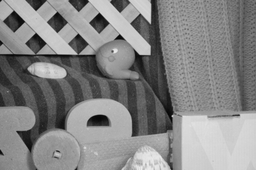
#> input picture code_python/Datasets/other-data-gray/RubberWhale/frame10.png, 256 x 170 px, shrunk from 584 x 388 before the run, found by its file name; its folder holds only this picture in this run
$ python solveSystem.py   (Python 2 division)   (older library calls are emulated)
#> lines starting #> are read from the running program, lines starting #| are printed output that depends on the picture
### code_python/imageflowdriven.py
import NE_method as ID
import subquadraticData as sq
import HS_method as HS
import numpy as np
from matplotlib import pyplot as plt
from scipy import misc, ndimage,sparse, signal
from scipy.sparse.linalg import spsolve
import math
import DataTermMethods as dtm

def makeDiffusionMatrix(s1,s2,grad_w,m,n,eps):
    # Forms the diffusion matrix in the lagged diffusivity iteration
    # Parameters: s1: unit vector normal to image edges
    #             s2: unit vector parallel to image edges
    #            grad_w: flow gradient (derivatives)
    #            m,n: dimensions of image
    #             eps: parameter in the convex penaliser function
    # Returns:   V: Diffusion matrix

    D1 = s1.dot(s1.T)
    D2 = s2.dot(s2.T)

    # Flow derivatives
    grad_u = grad_w[0:2*m*n]
    grad_v = grad_w[2*m*n:4*m*n]
    u_s1 = (s1.T).dot(grad_u)
    u_s2 = (s2.T).dot(grad_u)
    v_s1 = (s1.T).dot(grad_v)
    v_s2 = (s2.T).dot(grad_v)

    # Convex penaliser terms
    psiu1 = sparse.diags(np.divide(np.ones(m*n),(np.sqrt(np.power(u_s1,2)+math.pow(eps,2)))),0)
    psiu2 = sparse.diags(np.divide(np.ones(m*n),(np.sqrt(np.power(u_s2,2)+math.pow(eps,2)))),0)
    psiv1 = sparse.diags(np.divide(np.ones(m*n),(np.sqrt(np.power(v_s1,2)+math.pow(eps,2)))),0)
    psiv2 = sparse.diags(np.divide(np.ones(m*n),(np.sqrt(np.power(v_s2,2)+math.pow(eps,2)))),0)

    # Diffusion matrix "working on" the u-part
    Diff_u = sparse.kron(sparse.eye(2),psiu1).dot(D1) + sparse.kron(sparse.eye(2),psiu2).dot(D2)
    # Diffusion matrix for the v-part
    Diff_v = sparse.kron(sparse.eye(2),psiv1).dot(D1) + sparse.kron(sparse.eye(2),psiv2).dot(D2)

    V = sparse.block_diag((Diff_u,Diff_v),format = "csr")

    return V

def findFlow(g1,g2,m,n,regu,diff_method,data_penalize,separate_pen,mu_regTensor,zeta,eps,gamma,normalize):
    # Finds the flow vector for the image and flow driven method using lagged
    # diffusivity iteration scheme
    # Parameters: g: image
    #             c: time discretization
    #            regu: global scale regularization
    # Returns     w: flow vector
    g = g1
    L = HS.makeLmatrix(m,n)
    # Initial flow values
    w = np.zeros(2*m*n)

    # Directions nomal to edges and parallel to edges
    [s1,s2,trace] = ID.dirDeriv(g,m,n,mu_regTensor)
    # Flow derivatives
    grad_w = L.dot(w)
    # Diffusion matrix
    Dif = makeDiffusionMatrix(s1,s2,grad_w,m,n,eps)
    # Smoothness term, div(Dif*grad(w))
    V = (L.T).dot(Dif.dot(L))

    if data_penalize is 'quadratic':
        [M,b] = dtm.makeQuadraticDataTerm(g1,g2,m,n,diff_method,zeta,gamma,normalize)

        del_w = 1
        iter_nr = 0
        iter_max = 20
        # Lagged Diffusivity iteration:
        while np.max(del_w) > math.pow(10,-4) and iter_nr <iter_max:
            print iter_nr
            iter_nr += 1
            G = M + math.pow(regu,-2)*V
            [G,b] = HS.neumann_boundary(G,b,m,n)
            w_new = spsolve(G,b)
            grad_w = L.dot(w_new)
            Dif = makeDiffusionMatrix(s1,s2,grad_w,m,n,eps)
            V = (L.T).dot(Dif.dot(L))
            del_w = abs(w_new - w)
            w = w_new
        return w

    elif data_penalize is 'subquadratic':
            if separate_pen:
                del_w = 1
                iter_nr = 0
                iter_max = 20
                # Lagged Diffusivity iteration:
                while np.max(del_w) > math.pow(10,-4) and iter_nr <iter_max:
                    print iter_nr
                    iter_nr += 1
                    [M,b] = dtm.makeSeparateSubquadraticDataTerm(w,g1,g2,m,n,diff_method,zeta,eps,gamma,normalize)
                    G = M + math.pow(regu,-2)*V
                    w_new = spsolve(G,b)
                    grad_w = L.dot(w_new)
                    Dif = makeDiffusionMatrix(s1,s2,grad_w,m,n,eps)
                    V = (L.T).dot(Dif.dot(L))
                    del_w = abs(w_new - w)
                    w = w_new
                return w
            else:
                del_w = 1
                iter_nr = 0
                iter_max = 20
                # Lagged Diffusivity iteration:
                while np.max(del_w) > math.pow(10,-4) and iter_nr <iter_max:
                    print iter_nr
                    iter_nr += 1
                    [M,b] = dtm.makeSubquadraticDataTerm(w,g1,g2,m,n,diff_method,zeta,eps,gamma,normalize)
                    G = M + math.pow(regu,-2)*V
                    w_new = spsolve(G,b)
                    grad_w = L.dot(w_new)
                    Dif = makeDiffusionMatrix(s1,s2,grad_w,m,n,eps)
                    V = (L.T).dot(Dif.dot(L))
                    del_w = abs(w_new - w)
                    w = w_new
                return w

### code_python/HS_method.py
from scipy import sparse, signal
import numpy as np
from matplotlib import pyplot as plt
import math


# [148 lines left out: functions secondOrderDerivatives, imageDiff, makeModelTerm, makeDmatrix, not called in this run]

def makeLmatrix(m,n):
    # Forms the L matrix used in the flow derivative approximation.
    # A matrix multipication with Lx and Ly gives the approximation of the
    # derivatives in x- and y-direction assuming neumann boundary conditions.
    # Parameters: m: number of rows in the image
    #             n: number of columns in the image
    # Returns: L: 2-dimensional array of shape 4mn x 2mn. The matrix
    #           multiplication grad_w= L[u,v].T gives a
    #           4mn vector grad_w = [u_x,u_y,v_x,v_y].T
    k = 0.00001
    # Lx = sparse.kron(sparse.eye(n),sparse.hstack((sparse.eye(m),np.zeros((m,m)))),format = 'csr') + sparse.kron(sparse.eye(n),sparse.hstack((np.zeros((m,m)),-sparse.eye(m))), format = 'csr')
    Lx = sparse.diags([-np.ones(m*n),np.ones((n-1)*m)],[0,m],format = 'lil')
    # Lx[:m,:2*m] = np.zeros(m,2*m)
    # Lx[m*(n-1):m*n,m*(n-1):m*n] = np.zeros((m,m))
    Ly1 = sparse.diags([-np.ones(m), np.ones(m-1)],[0,1],format = 'lil')
    # Ly[0,:2] = [0,0]
    # Ly1[m-1,:] = np.zeros(m)
    Ly = sparse.kron(sparse.eye(n),Ly1,format = 'csr')
    L = sparse.kron(sparse.eye(2),sparse.vstack((Lx,Ly)),format = 'csr')
    return L

def neumann_boundary(G,b,m,n):
    neumann_x = sparse.hstack((sparse.diags(-np.ones(m),0),sparse.diags(np.ones(m),0)))
    neumann_y = np.zeros((m,m))
    neumann_y[0,:2] = [-1,1]
    neumann_y[m-1,m-2:m] = [-1,1]
    neumann_y = sparse.kron(sparse.eye(n-2),neumann_y)
    neumann = sparse.block_diag((sparse.diags(-np.ones(m),0),neumann_y,sparse.diags(-np.ones(m),0)),format='lil')
    neumann[:m,m:2*m] = sparse.diags(np.ones(m),0)
    neumann[m*(n-1):m*n,(n-2)*m:(n-1)*m] = sparse.diags(np.ones(m),0)
    elim_y = np.ones(m)
    elim_y[0] = 0
    elim_y[m-1] = 0
    elimination_vector = np.hstack((np.hstack((np.zeros(m),np.kron(np.ones((n-2)),elim_y))),np.zeros(m)))
    elimination_vector = np.kron(np.ones(2),elimination_vector)
    G = sparse.diags(elimination_vector,0).dot(G) + sparse.kron(sparse.eye(2),neumann)
    b = elimination_vector*b
    return G,b

# [9 lines left out: function smoothnessHS, not called in this run]

def forwardDifferenceImage(g,m,n):
    #forwardDifferenceImage Computes approximation of the image gradient using
    #forward difference
    # Boundaries: zero first derivatives


    Lx = sparse.diags([-np.ones(m*n),np.ones((n-1)*m)],[0,m],format = 'lil')
    Lx[m*(n-1):m*n,m*(n-1):m*n] = np.zeros((m,m))
    Lx[m*(n-1):m*n,m*(n-2):m*(n-1)] = np.zeros((m,m))
    Ly1 = sparse.diags([-np.ones(m), np.ones(m-1)],[0,1],format = 'lil')
    Ly1[m-1,:] = np.hstack((np.zeros(m-2),[0,0]))
    Ly = sparse.kron(sparse.eye(n),Ly1,format = 'csr')


    Dx = Lx.dot(g)
    Dy = Ly.dot(g)

    return Dx,Dy

# [62 lines left out: functions backwardDifferenceImage, centralDifferenceImage1, centralDifferenceImage2, not called in this run]

### code_python/NE_method.py
import numpy as np
import HS_method as HS
from scipy import sparse, ndimage
import math


def dirDeriv(g,m,n,sigma):
    # Finds the unit vevtors in the direction normal to the image edges and
    # parallel to the image edges (see framework in Optical Flow in Harmony)
    # Parameters: g: image as m-by-n 2-dimensional array
    # Returns: s1: direction normal to image edges
    #          s2: direction parallel to image edges

    k = 0.000001 # Small parameter to avoid singular matrices
    [Dx, Dy] = HS.forwardDifferenceImage(g,m,n)
    # [5 lines of commented-out code are left out]

    theta_0 = np.power(Dx,2) + np.power(Dy,2) + k


    S11 = np.reshape(np.divide(np.power(Dx,2),theta_0),[n,m]).T
    S11 = ndimage.filters.gaussian_filter(S11,sigma)
    S11 = np.reshape(S11.T,[1,m*n])[0]
    S12 = np.reshape(np.divide(np.multiply(Dx,Dy),theta_0),[n,m]).T
    S12 = ndimage.filters.gaussian_filter(S12,sigma)
    S12 = np.reshape(S12.T,[1,m*n])[0]
    S21 = S12
    S22 = np.reshape(np.divide(np.power(Dy,2),theta_0),[n,m]).T
    S22 = ndimage.filters.gaussian_filter(S22,sigma)
    S22 = np.reshape(S22.T,[1,m*n])[0]

    tmp = np.sqrt(np.power(S11,2)-2*np.multiply(S11,S22)+np.power(S22,2)+4*np.multiply(S21,S12))

    # s1 is the eigenvector corresponding to the largest eigenvalue
    s1_1 = S11 - S22 + tmp
    s1_2 = 2*S21
    norm1 = np.sqrt(np.power(s1_1,2)+np.power(s1_2,2)) + k
    s1 = sparse.hstack((sparse.diags(np.divide(s1_1,norm1),0),sparse.diags(np.divide(s1_2,norm1),0)),format = 'csr').T

    s2_1 = S11 - S22 - tmp
    s2_2 = 2*S21
    norm2 = np.sqrt(np.power(s2_1,2)+np.power(s2_2,2)) + k
    s2 = sparse.hstack((sparse.diags(np.divide(s2_1,norm2),0),sparse.diags(np.divide(s2_2,norm2),0)),format = 'csr').T

    trace = S11 + S22

    return s1,s2,trace

# [28 lines left out: function smoothnessNE, not called in this run]

### code_python/DataTermMethods.py
import imageDifferentiationMethods as idm
import numpy as np
from scipy import sparse

def MotionTerms(g1,g2,m,n,diff_method,zeta,normalize):
    g = g1

    if diff_method is 'forward':
        [gx,gy] = idm.forwardDifferenceImage(g,m,n)
        [gxx,gxy] = idm.forwardDifferenceImage(gx,m,n)
        [gyx,gyy] = idm.forwardDifferenceImage(gy,m,n)

        [g2x,g2y] = idm.forwardDifferenceImage(g2,m,n)
        [g2xx,g2xy] = idm.forwardDifferenceImage(g2x,m,n)
        [g2yx,g2yy] = idm.forwardDifferenceImage(g2y,m,n)
    elif diff_method is 'central1':
        [gx, gy] = idm.centralDifferenceImage1(g,m,n)
        [gxx, gxy] = idm.centralDifferenceImage1(gx,m,n)
        [gyx, gyy] = idm.centralDifferenceImage1(gy,m,n)
    elif diff_method is 'central2':
        [gx, gy] = idm.centralDifferenceImage2(g,m,n)
        [gxx, gxy] = idm.centralDifferenceImage2(gx,m,n)
        [gyx, gyy] = idm.centralDifferenceImage2(gy,m,n)
    elif diff_method is 'sobel':
        [gx, gy] = idm.imageDiff(g,m,n)
        [gxx, gxy] = idm.imageDiff(gx,m,n)
        [gyx, gyy] = idm.imageDiff(gy,m,n)

    gt = np.subtract(g2,g1)
    gxt = np.subtract(g2x,gx)
    gyt = np.subtract(g2y,gy)

    # plt.plot(np.sqrt(np.power(gx,2) + np.power(gy,2)))

    # Normalisation terms
    if normalize:
        theta_0 = np.sqrt(np.power(gx,2) + np.power(gy,2) + zeta**2)
        theta_x = np.sqrt(np.power(gxx,2) + np.power(gxy,2) + zeta**2)
        theta_y = np.sqrt(np.power(gyx,2) + np.power(gyy,2) + zeta**2)
        gt = np.divide(gt,theta_0)
        gxt = np.divide(gxt,theta_x)
        gyt = np.divide(gyt,theta_y)

        gx = sparse.diags(np.divide(gx,theta_0),0,format='csr')
        gy = sparse.diags(np.divide(gy,theta_0),0,format='csr')
        gxx = sparse.diags(np.divide(gxx,theta_x),0,format='csr')
        gyx = sparse.diags(np.divide(gyx,theta_x),0,format='csr')
        gxy = sparse.diags(np.divide(gxy,theta_y),0,format='csr')
        gyy = sparse.diags(np.divide(gyy,theta_y),0,format='csr')
    else:
        gx = sparse.diags(gx,0,format='csr')
        gy = sparse.diags(gy,0,format='csr')
        gxx = sparse.diags(gxx,0,format='csr')
        gyx = sparse.diags(gyx,0,format='csr')
        gxy = sparse.diags(gxy,0,format='csr')
        gyy = sparse.diags(gyy,0,format='csr')


    grad_g = sparse.hstack((gx,gy),format='csr')
    grad_gx = sparse.hstack((gxx,gyx),format='csr')
    grad_gy = sparse.hstack((gxy,gyy),format='csr')

    return grad_g, grad_gx, grad_gy, gt, gxt, gyt

def makeQuadraticDataTerm(g1,g2,m,n,diff_method,zeta,gamma,normalize):

    grad_g, grad_gx, grad_gy, gt, gxt, gyt = MotionTerms(g1,g2,m,n,diff_method,zeta,normalize)
    #
    # # Model term
    M = (grad_g.T).dot(grad_g) + gamma*((grad_gx.T).dot(grad_gx) + (grad_gy.T).dot(grad_gy))
    # RHS
    b = - ((grad_g.T).dot(gt) + gamma*((grad_gx.T).dot(gxt) + (grad_gy.T).dot(gyt)))

    return M,b


# [73 lines left out: functions makeSubquadraticDataTerm, makeSeparateSubquadraticDataTerm, makeDmatrix, not called in this run]

### code_python/imageDifferentiationMethods.py
from scipy import sparse, signal
import numpy as np
import math


# [20 lines left out: function sobelDerivative, not called in this run]


def forwardDifferenceImage(g,m,n):
    #forwardDifferenceImage Computes approximation of the image gradient using
    #forward difference
    # Boundaries: zero first derivatives


    Lx = sparse.diags([-np.ones(m*n),np.ones((n-1)*m)],[0,m],format = 'lil')
    Lx[m*(n-1):m*n,m*(n-1):m*n] = np.zeros((m,m))
    Lx[m*(n-1):m*n,m*(n-2):m*(n-1)] = np.zeros((m,m))
    Ly1 = sparse.diags([-np.ones(m), np.ones(m-1)],[0,1],format = 'lil')
    Ly1[m-1,:] = np.hstack((np.zeros(m-2),[0,0]))
    Ly = sparse.kron(sparse.eye(n),Ly1,format = 'csr')


    Dx = Lx.dot(g)
    Dy = Ly.dot(g)

    return Dx,Dy

# [107 lines left out: functions backwardDifferenceImage, centralDifferenceImage1, centralDifferenceImage2, secondOrderDerivatives, not called in this run]

### code_python/computeColor.py
import makeColorwheel as mC
import numpy as np
import math


def computeColor(u,v,m,n):

    nanIdx = np.isnan(u) | np.isnan(v)
    u[nanIdx] = 0
    v[nanIdx] = 0

    colorwheel = mC.makeColorwheel()
    ncols = colorwheel.shape[0]

    rad = np.sqrt(np.add(np.power(u,2),np.power(v,2)))
    a = np.arctan2(-v, -u)/math.pi;
    fk = (a+1) /2 * (ncols-1) + 1;  #-1~1 maped to 1~ncols
    k0 = np.floor(fk);                 # 1, 2, ..., ncols
    k1 = k0+1;
    k1[k1==ncols+1] = 0;
    f = (fk - k0);
    k0 = np.array(k0,dtype=np.int)
    k1 = np.array(k1,dtype=np.int)

    i = 0
    img = np.zeros([m,n,3])
    for i in np.arange(colorwheel.shape[1]):
        tmp = colorwheel[:,i];
        col0 = tmp[k0-1]/255;
        col1 = tmp[k1-1]/255;
        col = np.multiply(1-f,col0) + np.multiply(f,col1);

        idx = rad <= 1;
        col[idx] = 1-np.multiply(rad[idx],(1-col[idx]));    # increase saturation with radius

        col[~idx] = col[~idx]*0.75;             # out of range


        img[:,:, i] = np.array(np.floor(255*np.multiply(col,(1-nanIdx))),dtype=np.float);


    return img

### code_python/makeColorwheel.py
import numpy as np

def makeColorwheel():
    RY = 15;
    YG = 6;
    GC = 4;
    CB = 11;
    BM = 13;
    MR = 6;

    ncols = RY + YG + GC + CB + BM + MR;

    colorwheel = np.zeros([ncols, 3]); # r g b

    col = 0;
    #RY
    colorwheel[0:RY, 0] = 255
    colorwheel[0:RY, 1] = np.floor(255*np.arange(RY)/RY).T
    col = col+RY;

    #YG
    colorwheel[col+np.arange(YG), 0] = 255 - np.floor(255*np.arange(YG)/YG).T;
    colorwheel[col+np.arange(YG), 1] = 255;
    col = col+YG;

    #GC
    colorwheel[col+np.arange(GC), 1] = 255;
    colorwheel[col+np.arange(GC), 2] = np.floor(255*np.arange(GC)/GC).T;
    col = col+GC;


    #CB
    colorwheel[col+np.arange(CB), 1] = 255 - np.floor(255*np.arange(CB)/CB).T;
    colorwheel[col+np.arange(CB), 2] = 255;
    col = col+CB;

    #BM
    colorwheel[col+np.arange(BM), 2] = 255;
    colorwheel[col+np.arange(BM), 0] = np.floor(255*np.arange(BM)/BM).T;
    col = col+BM;

    #MR
    colorwheel[col+np.arange(MR), 2] = 255 - np.floor(255*np.arange(MR)/MR).T;
    colorwheel[col+np.arange(MR), 0] = 255;

    return colorwheel

### code_python/solveSystem.py
import computeColor as cc
import HS_method as HS
import NE_method as NE
import flowdriven_convex as FDC
import imageflowdriven as IF
import comp_reg as CR
import subquadraticData as SQ
import DataTermMethods as dtm

import numpy as np
from matplotlib import pyplot as plt
from scipy import misc, ndimage,sparse, signal
from scipy.sparse.linalg import spsolve
import math

# BC = Brightness Constraint
# GC = Gradient Contraint

method = 'IFD'
diff_method = 'forward'
data_penalize = 'quadratic'
# Boolean: True gives a separate penalization of BC and GC
separate_pen = False
# Regularization parameter for subquadratic functions
eps = 0.001
# Boolean: True normalizes the Data term
normalize = True
# regularization parameter for normalizing data term
zeta = 10
# Parameter for GC, gamma = 0 gives only BC
gamma = 0.0
# Std deviation for Gaussian convolution of reg tensor
mu_regTensor = 1.0
# Global scale regularization
# alpha = 3500.0
# regu = math.sqrt(1/alpha)
regu = 1
sigma_image = 0.3

savefigure =  0 # To save figure displayfigure must be TRUE
# savefig_dir = '/home/shomec/e/espenjv/Semester Project/Figures/'
savefig_dir =  'C:/Users/Espen/opticalflow/Report/Thesis/Figures/'
figure_title = 'Constraint Driven, normalized'
# Filename: 'generic' generates a filename from parameters and method
figure_filename = 'CR_normalized.png'
displayfigure = 1
# image_dir = 'C:/Users/Espen/opticalflow/Datasets/HamburgTaxi/'
# image_dir = 'C:/Users/Espen/opticalflow/Datasets/2011_09_26/2011_09_26_drive_0060_extract/image_00/data/'
# image_dir = '/home/shomec/e/espenjv/Semester Project/HamburgTaxi/'
image_dir = 'C:/Users/Espen/opticalflow/Datasets/other-data-gray/RubberWhale/'

g1 = misc.imread(image_dir+'frame10.png')
#> g1 is the input picture: shape (170, 256); min 3, max 237, mean 132.7
g2 = misc.imread(image_dir+'frame11.png')
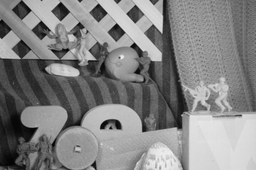
#> input picture code_python/Datasets/eval-data-gray/Army/frame11.png, 256 x 170 px, shrunk from 584 x 388 before the run, found by its file name
#> g2 is the input picture: shape (170, 256); min 0, max 241, mean 130.8
[m,n] = g1.shape
g1 = g1[-m/2:,0:n/2]
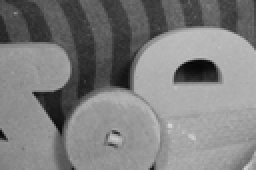
#> g1: shape (85, 128) (shown 2 times larger); min 5, max 214, mean 126
g2 = g2[-m/2:,0:n/2]
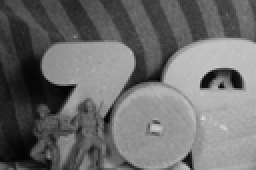
#> g2: shape (85, 128) (shown 2 times larger); min 0, max 215, mean 108.4
m,n = m/2,n/2

# [10 lines of commented-out code are left out]
[m,n] = g1.shape

g1 = np.array(g1, dtype=np.double)
g2 = np.array(g2, dtype=np.double)
# [9 lines of commented-out code are left out]
g1 = ndimage.filters.gaussian_filter(g1,sigma_image)
g2 = ndimage.filters.gaussian_filter(g2,sigma_image)
# g1 = g[0]
# g2 = g[1]


g1 = np.reshape(g1.T,[1,m*n])[0]
#> g1 = 10880 values, max 213.7 at index 7287, min 5.28 at index 8106, mean 126
g2 = np.reshape(g2.T,[1,m*n])[0]
#> g2 = 10880 values, max 214.6 at index 8644, min 0.264 at index 4565, mean 108.4
# g3 = np.reshape(g3.T,[1,m*n])[0]

# Time discretization: Forward difference, time step = tau
tau = 1
g = g1
#> g has the same summary as g1

if method is 'HS':
    # Using Horn and Schunck Smoothness term
	if data_penalize is 'quadratic':
		V = HS.smoothnessHS(m,n)
		M,b = dtm.makeQuadraticDataTerm(g1,g2,m,n,diff_method,zeta,gamma,normalize)
		G = M + math.pow(regu,-2)*V
		[G,b] = HS.neumann_boundary(G,b,m,n)
		# Flow vector
		w = spsolve(G,b)
	if data_penalize is 'subquadratic':
		w = SQ.subquadraticData(g1,g2,m,n,regu,diff_method,gamma,separate_pen,zeta,eps,normalize)
elif method is 'ID':
	# Using Nagel and Enkelmann image driven method
	# Regularization parameter
	kappa = 1
	# D-matrix from model term
	# D = HS.makeDmatrix(g,m,n,diff_method)
	# Model term
	# M = (D.T).dot(D);
	[M,b] = dtm.makeQuadraticDataTerm(g1,g2,m,n,diff_method,zeta,gamma,normalize)
	# Smoothness term
	V = NE.smoothnessNE(g,m,n,kappa,mu_regTensor)
	# Model + smoothness
	G = M + math.pow(regu,-2)*V
	# RHS
	# b = -(D.T).dot(c)
	# Boundary conditions
	[G,b] = HS.neumann_boundary(G,b,m,n)
	# Flow vector
	w = spsolve(G,b)
elif method is 'FD':
    # Flow driven with convex penaliser
    w = FDC.findFlow(g,m,n,c,regu,diff_method)
elif method is 'IFD':
    # Image flow driven with convex penaliser
    w = IF.findFlow(g1,g2,m,n,regu,diff_method,data_penalize,separate_pen,mu_regTensor,zeta,eps,gamma,normalize)
#> in findFlow, `g = g1`: g has the same summary as g1 outside findFlow
#> in forwardDifferenceImage, `Dx = Lx.dot(g)`: Dx = 10880 values, max 88.07 at index 65, min -108 at index 7430, mean 0.231
#> in forwardDifferenceImage, `Dy = Ly.dot(g)`: Dy = 10880 values, max 105 at index 4911, min -126.2 at index 8189, mean 0.715
#> in dirDeriv, `theta_0 = np.power(Dx,2) + np.power(Dy,2) + k`: theta_0 = 10880 values, max 18301.9 at index 7766, min 1e-06 at index 10840, mean 273.1
#> in dirDeriv, `S11 = np.reshape(np.divide(np.power(Dx,2),theta_0),[n,m]).T`:
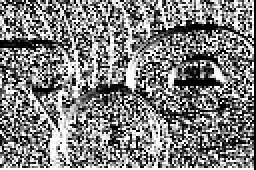
#> S11: shape (85, 128) float64 (shown 2 times larger); min 0, max 1, mean 0.504
#> in dirDeriv, `S11 = ndimage.filters.gaussian_filter(S11,sigma)`:
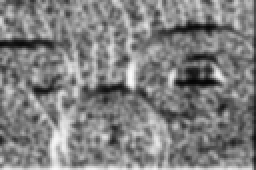
#> S11: shape (85, 128) float64 (shown 2 times larger); min 0.0198, max 0.983, mean 0.504
#> in dirDeriv, `S11 = np.reshape(S11.T,[1,m*n])[0]`: S11 = 10880 values, max 0.983 at index 5562, min 0.0198 at index 8200, mean 0.504
#> in dirDeriv, `S12 = np.reshape(np.divide(np.multiply(Dx,Dy),theta_0),[n,m]).T`:
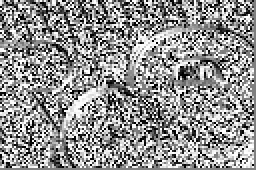
#> S12: shape (85, 128) float64 (shown 2 times larger); min -0.5, max 0.5, mean 0.0711; drawn with min black and max white
#> in dirDeriv, `S12 = ndimage.filters.gaussian_filter(S12,sigma)`:
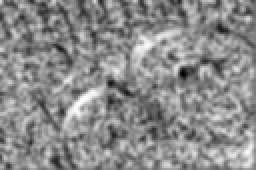
#> S12: shape (85, 128) float64 (shown 2 times larger); min -0.38, max 0.446, mean 0.0711; drawn with min black and max white
#> in dirDeriv, `S12 = np.reshape(S12.T,[1,m*n])[0]`: S12 = 10880 values, max 0.446 at index 3619, min -0.38 at index 7771, mean 0.0711
#> in dirDeriv, `S21 = S12`: S21 has the same summary as S12
#> (the rest of the program and of its run is left out)
